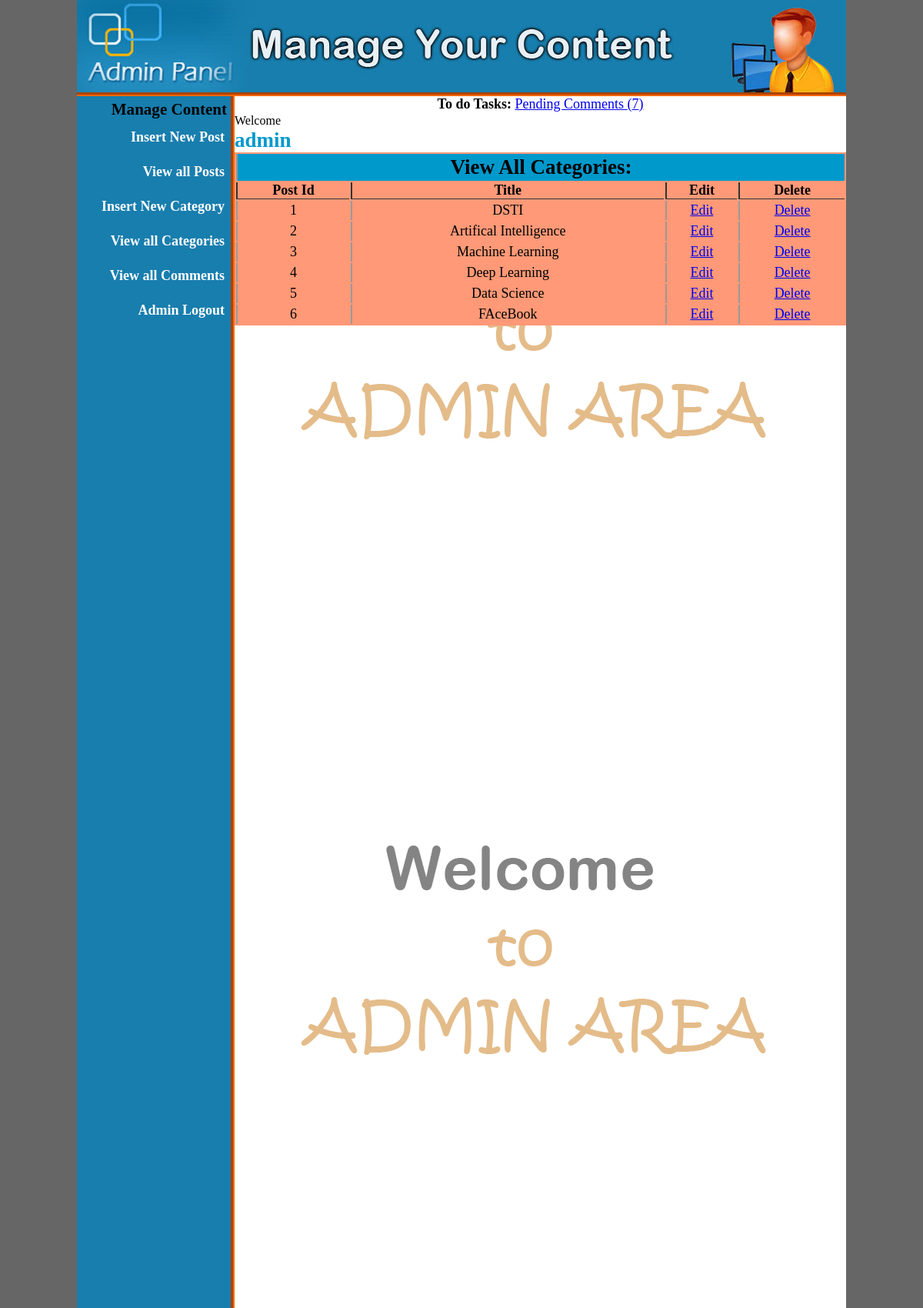
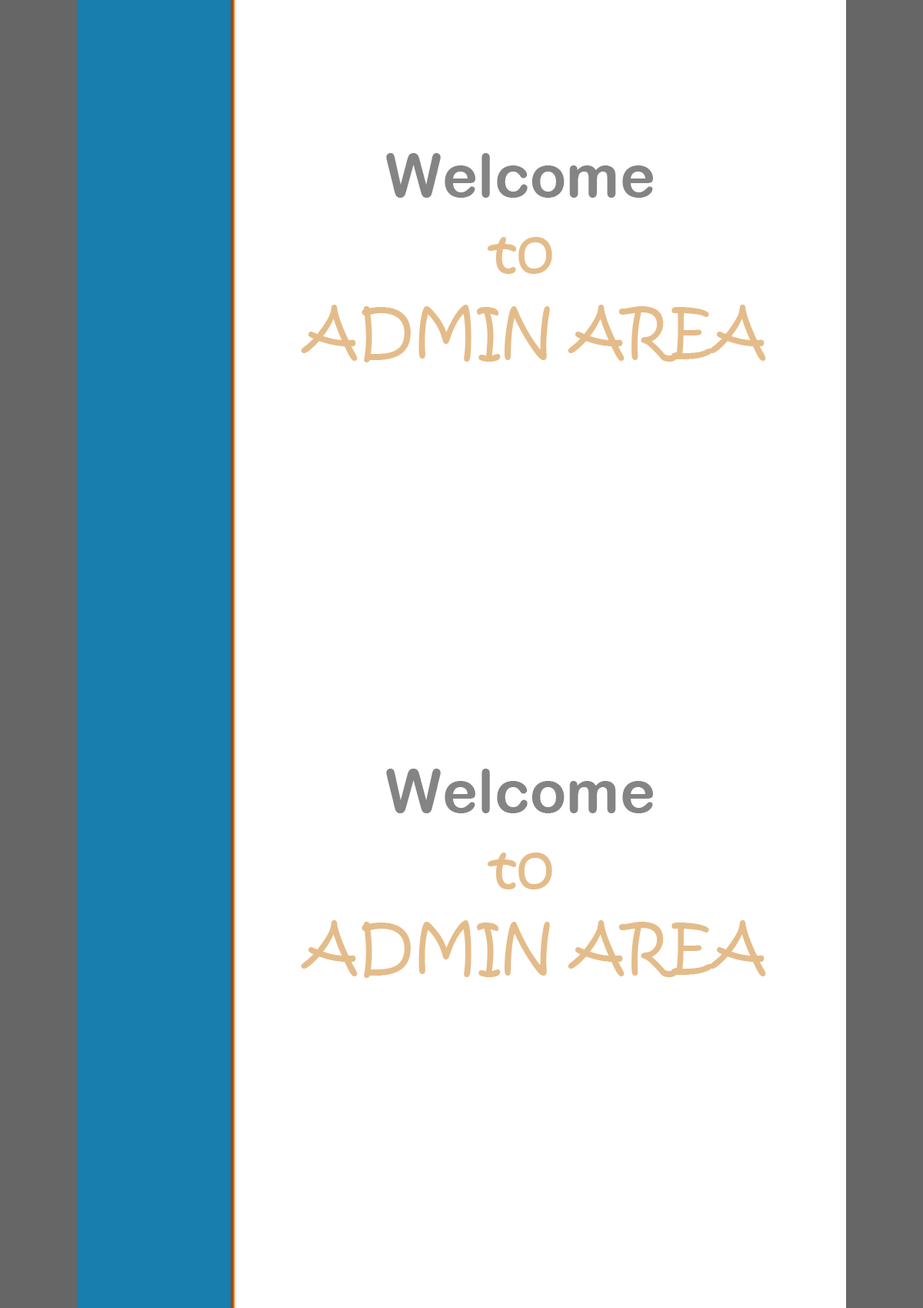
Screenshot of /dsti_cms/admin/index.php?view_cats (signed in, upper part) with the database file from the repository (2 pictures, top to bottom).
### tables this page shows
CREATE TABLE `categories` (
  `cat_id` int(11) NOT NULL,
  `cat_title` varchar(100) NOT NULL
);

### dsti_cms/admin/includes/view_cats.php (the view, shortened to what this page needs)
<?php
  if(!isset($_SESSION['user_name'])){
  echo "<script>window.open('../admin_login.php?not_authorize=You are not Authorize to access this page.','_self')</script>";
 }else{
?>
<!DOCTYPE html>
<html>
<head>
</head>
<body>
	<table align="center" bgcolor="#FF9977" width="795">
		<tr>
			<td colspan="8" align="center" bgcolor="#0099CC"><h2>View All Categories:</h2></td>
		</tr>
		<tr>
			<th>Post Id</th>
			<th>Title</th>
			<th>Edit</th>
			<th>Delete</th>
		</tr>
<?php
     include("includes/database.php");
     $get_cats = "select * from  categories";
     $run_cats = mysqli_query($con, $get_cats);
     $i = 1;
     while($row_cats = mysqli_fetch_array($run_cats)){
     	$cat_id = $row_cats['cat_id'];
     	$cat_title = $row_cats['cat_title'];
?>
		<tr align="center">
			<td><?php echo $i++ ?></td>
			<td><?php echo $cat_title; ?></td>
			<td><a href="index.php?edit_cat=<?php echo $cat_id; ?>">Edit</a></td>
			<td><a href="includes/delete_cat.php?delete_cat=<?php echo $cat_id; ?>">Delete</a></td>
		</tr>
 <?php } ?>
	</table>
</body>
</html>
<?php }  ?>

### dsti_cms/admin/style.css (style rules this page uses)
html, body, div, span, applet, object, iframe, h1, h2, h3, h4, h5, h6, p, blockquote, pre, a, abbr, acronym, address, big, cite, code, del, dfn, em, img, ins, kbd, q, s, samp, small, strike, strong, sub, sup, tt, var, b, u, i, center, dl, dt, dd, ol, ul, li, fieldset, form, label, legend, table, caption, tbody, tfoot, thead, tr, th, td, article, aside, canvas, details, embed, figure, figcaption, footer, header, hgroup, menu, nav, output, ruby, section, summary, time, mark, audio, video { margin: 0; padding: 0; border: 0; vertical-align: baseline; }
body { background-color: #666; }

### dsti_cms/admin/includes/view_cats.php (style rules this page uses)
th,td,tr,tale { padding: 0; margin: 0; }
th { border-left: 2px solid #333; border-bottom: 1px solid #333; }
td { padding: 2px; border-left: 2px solid #999; }

### rows the page displays
categories: cat_title "DSTI"
categories: cat_title "Artifical Intelligence"
categories: cat_title "Machine Learning"
categories: cat_title "Deep Learning"
categories: cat_title "Data Science"
categories: cat_title "FAceBook"

### other values shown
$count "7"
$_SESSION['user_name'] "admin"
